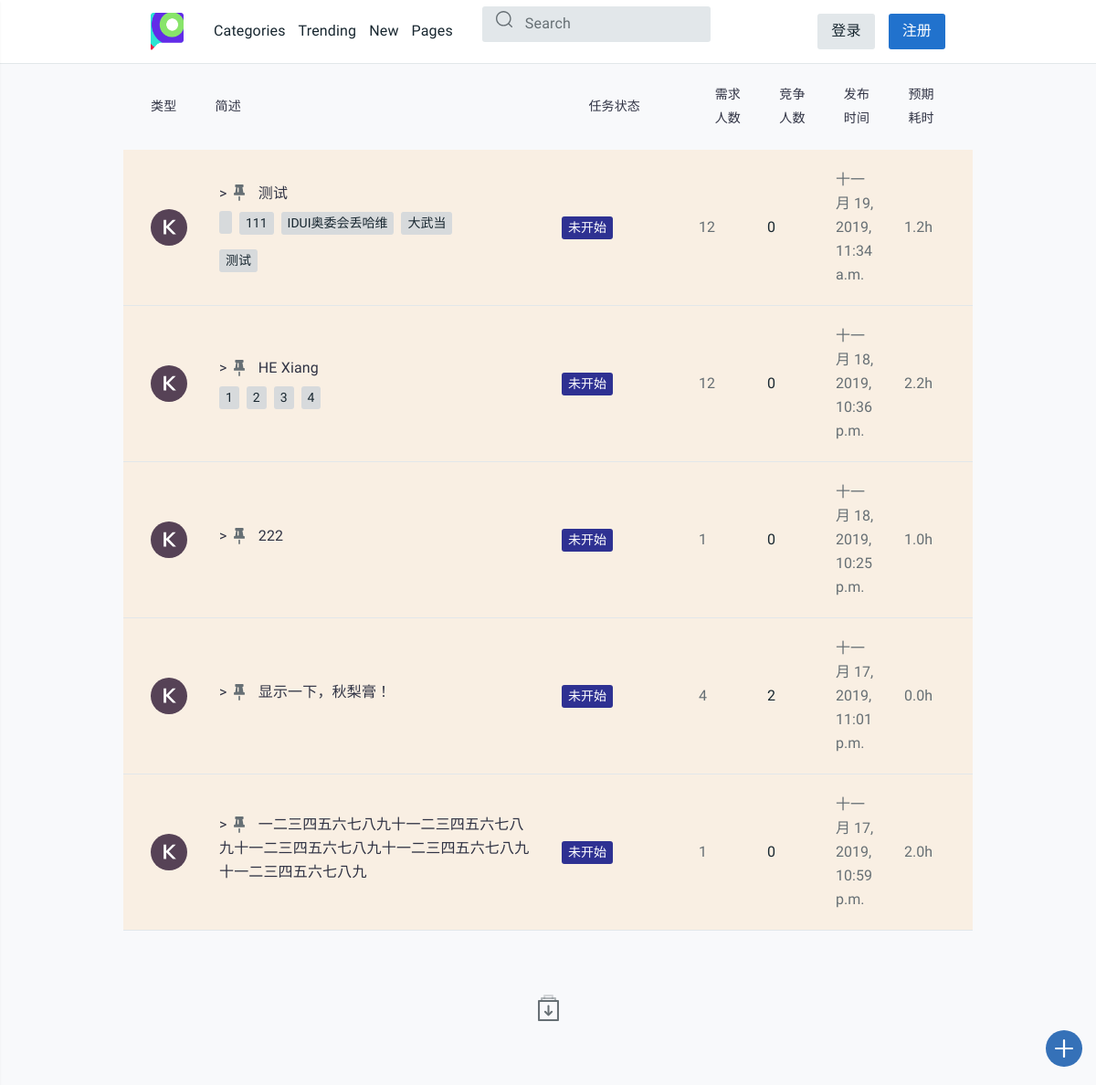
The app's page /, older data.
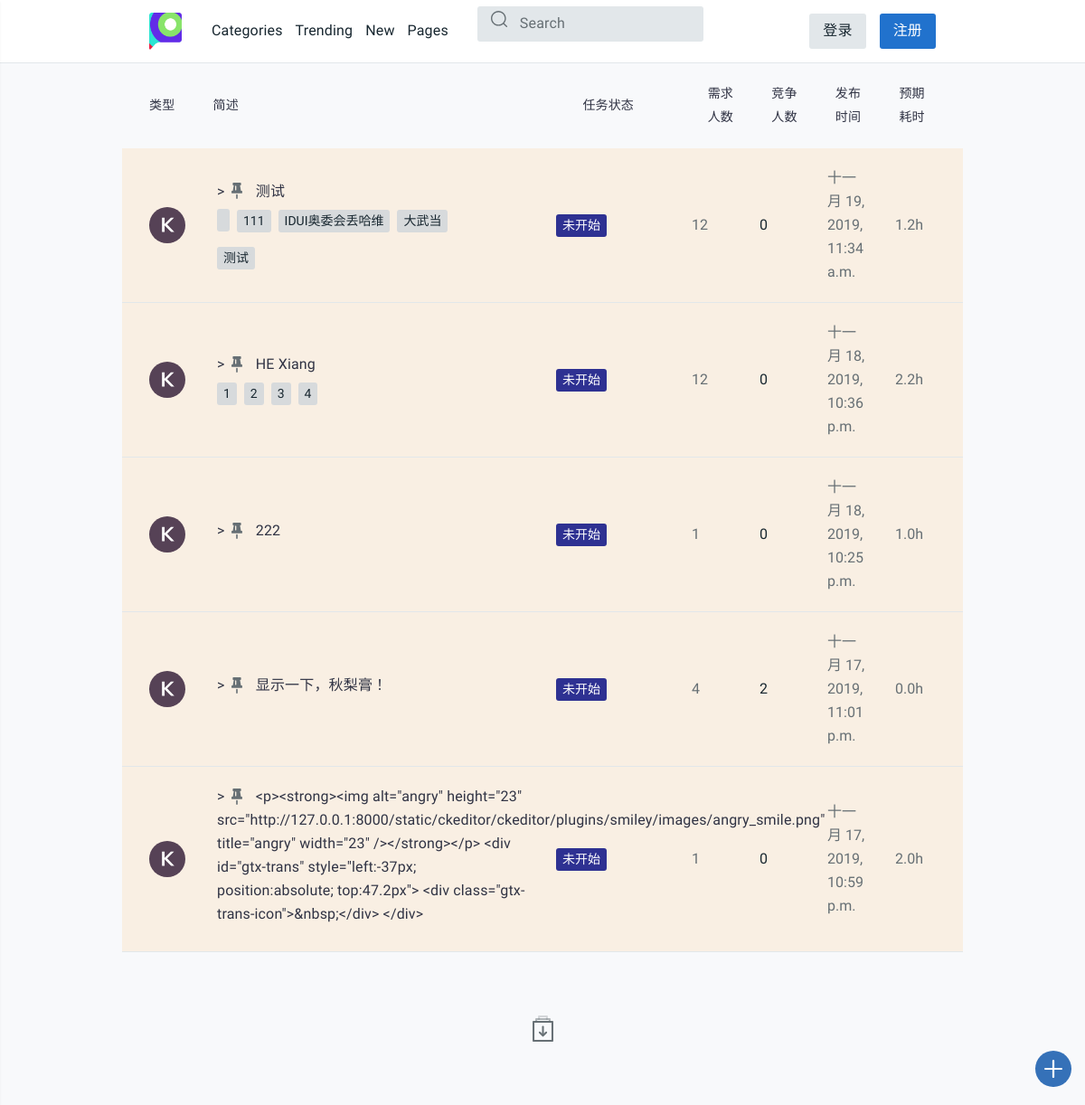
The same page, newer data.
### task_platform/models.py (models this page shows, shortened)
class Task(models.Model):
    state = (
        ('未开始', 'waitting'),
        ('进行中', 'processing'),
        ('中止', 'abort'),
        ('撤销', 'revoke'),
        ('超时', 'timeout'),
        ('完成', 'completed')
    )
    publisher = models.CharField(max_length=128)
    receiver = models.CharField(max_length=128, default="", blank=True)
    pub_time = models.DateTimeField(auto_now_add=True)
    people_needed = models.IntegerField(default=1)
    people_now = models.IntegerField(default=0)
    expected_time_consuming = models.DecimalField(max_digits=12, decimal_places=1, default=0.0)
    task_description = models.CharField(max_length=50)
    task_detail = RichTextUploadingField(default='None')
    task_state = models.CharField(max_length=32, choices=state, default='未开始')
    class Meta:
        ordering = ['pub_time']
        verbose_name = '任务'
        verbose_name_plural = '任务'

### task_platform/views.py (the view, shortened to what this page needs)
# urls.py: path('', views.index, name='index'),
def index(request):
    username = request.session.get('user_name', None)
    tag_list = []
    latest_task_list = Task.objects.order_by('-pub_time')
    for task in latest_task_list:
        tag_list.append(
            (task,
             Task_tags.objects.filter(task_id=task.id).order_by('sig_tag')))
    return render(request, 'task_platform/index.html', locals())

### task_platform/models.py (called while the page is built)
    def __str__(self):
        return self.sig_tag

### task_platform/templates/task_platform/index.html (shortened to what this page needs)
{% extends 'task_platform/base.html' %}
{% load staticfiles %}
{% block content %}
<main id="tt-pageContent" class="tt-offset-small">
  <div class="container">
    <div class="tt-topic-list">
      <div class="tt-list-header">
        <div class="tt-col-value">类型</div>
        <div class="tt-col-topic">简述</div>
        <div class="tt-col-category">任务状态</div>
        <div class="tt-col-value hide-mobile">需求人数</div>
        <div class="tt-col-value hide-mobile">竞争人数</div>
        <div class="tt-col-value hide-mobile">发布时间</div>
        <div class="tt-col-value">预期耗时</div>
      </div>
      {% if tag_list %}
      {% for task, tags in tag_list %}
      <div class="tt-item tt-itemselect">
        <div class="tt-col-avatar">
          <svg class="tt-icon">
            <use xlink:href="#icon-ava-k"></use>
          </svg>
        </div>
        <div class="tt-col-description">
          <h6 class="tt-title"><a href="page-single-topic.html">
              >
              <svg class="tt-icon">
                <use xlink:href="#icon-pinned"></use>
              </svg>
              {{ task.task_description }}
                        </a></h6>
          <div class="row align-items-center no-gutters">
            <div class="col-11">
              <ul class="tt-list-badge">
                {% for tag in tags %}
                <li><a><span class="tt-badge">{{ tag }}</span></a></li>
                {% endfor%}
              </ul>
            </div>
            </div>
          </div>
          <div class="tt-col-category"><span class="tt-color01 tt-badge">{{ task.task_state }}</span></div>
          <div class="tt-col-value hide-mobile">{{ task.people_needed }}</div>
            <div class="tt-col-value tt-color-select hide-mobile">{{ task.people_now }}</div>
              <div class="tt-col-value hide-mobile">{{ task.pub_time }}</div>
                <div class="tt-col-value hide-mobile"> {{ task.expected_time_consuming }}h </div>
                </div>
                {% endfor %}
                {% endif %}
                <div class="tt-row-btn">
                  <button type="button" class="btn-icon js-topiclist-showmore">
                    <svg class="tt-icon">
                      <use xlink:href="#icon-load_lore_icon"></use>
                    </svg>
                  </button>
                </div>
              </div>
            </div>
</main>
{% endblock %}

Row changes from the older to the newer data that the page shows:
changed Task: task_description "一二三四五六七八九十一二三四五六七八九十一二三四五六七八九十一二三四五六七八九十一二三四五六七八九" → "<p><strong><img alt=\"angry\" height=\"23\" src=\"http://127.0.0.1:8000/static/ckeditor/ckeditor/plugins/smiley/images/angry_smile.png\" title=\"angry\" width=\"23\" /></strong></p> <div id=\"gtx-trans\" style=\"left:-37px; position:absolute; top:47.2px\"> <div class=\"gtx-trans-icon\">&nbsp;</div> </div>"
